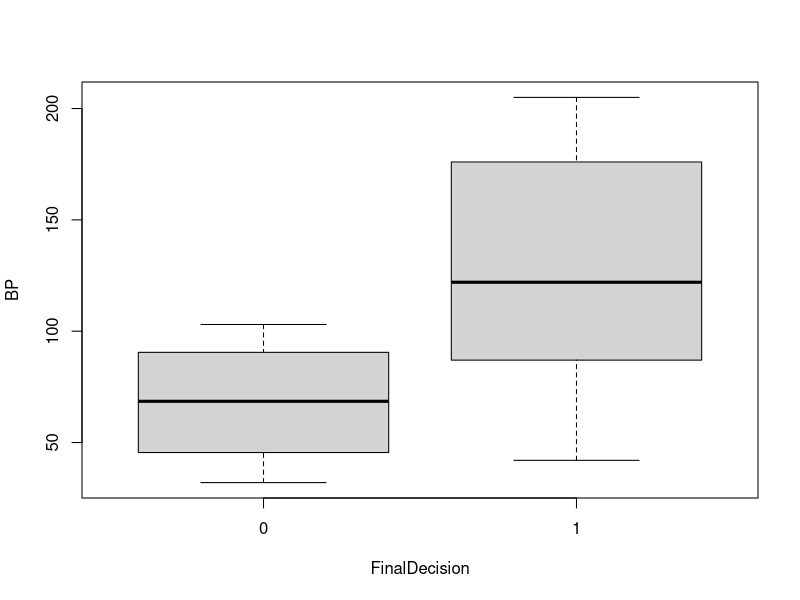
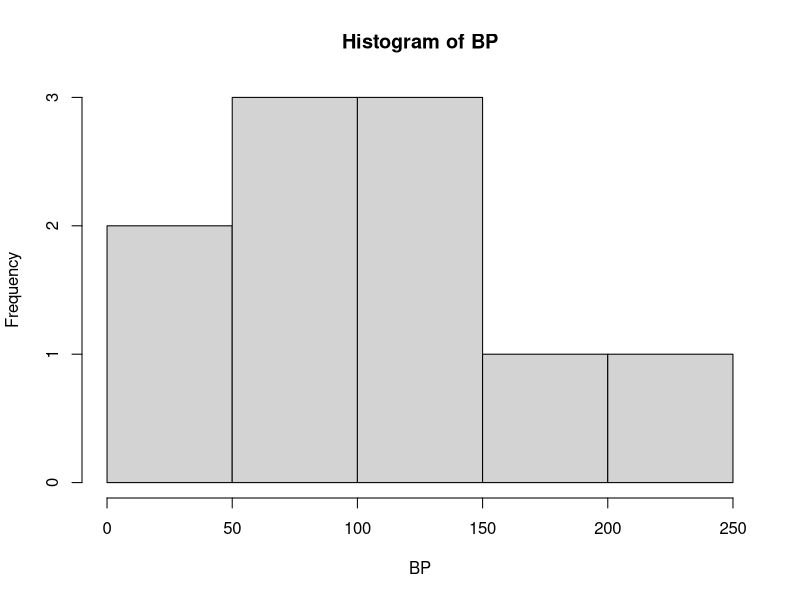

Source code (R) for these figures, in order:
Frequency <- c(0.6, 0.3, 0.4, 0.4, 0.2, 0.6, 0.3, 0.4, 0.9, 0.2)
BP <- c(103, 87, 32, 42, 59, 109, 78, 205, 135, 176)
First <- c(1, 1, 1, 1, 0, 0, 0, 0, NA, 1)
Second <- c(0, 0, 1, 1, 0, 0, 1, 1, 1, 1)
FinalDecision <- c(0, 1, 0, 1, 0, 1, 0, 1, 1, 1)

df <- data.frame(Frequency, BP, First, Second, FinalDecision)
df

meanFD <- sum(df$FinalDecision)/nrow(df)
meanFD

df1 <- df
df1$First <- ifelse(df$First == 0, "good", "bad")
df1$Second <- ifelse(df$Second == 0, "good", "bad")
df1$FinalDecision <- ifelse(df$FinalDecision == 0, "low", "high")
df1

boxplot(BP~FinalDecision, data = df)
hist(BP)